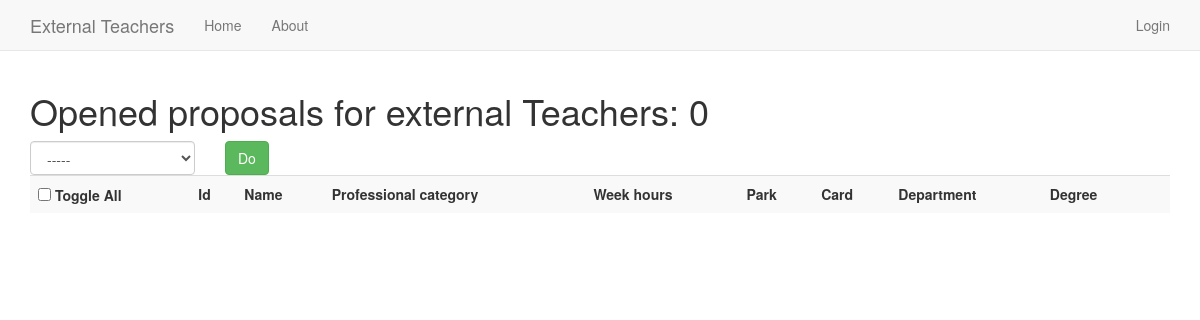
The page /app/sc_opened/ on the database as committed earlier.
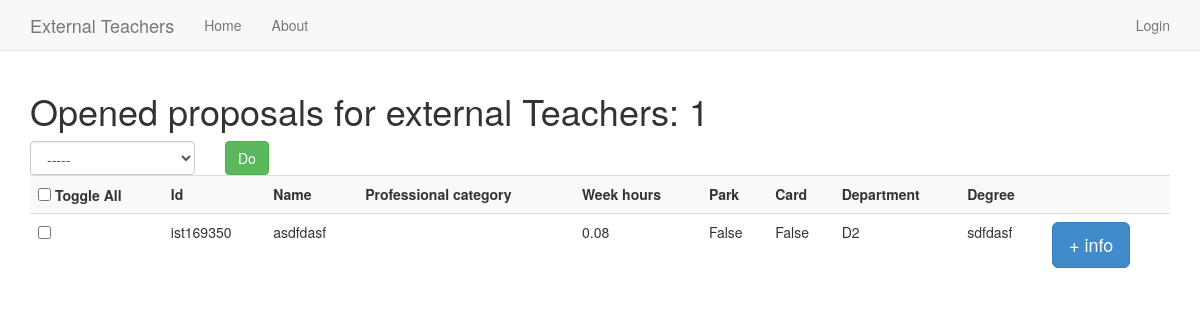
The same page on the database as committed later.
### app/models.py (models this page shows)
class ExternalTeacher(models.Model):
	user = models.ForeignKey(User)
	is_closed = models.BooleanField(default=False)
	close_date = models.DateTimeField('close date', null=True)
	professional_category = models.CharField(max_length=200, blank=False)
	hours_per_week = models.DecimalField(decimal_places=2, max_digits=5)
	park = models.BooleanField(default=False)
	card = models.BooleanField(default=False)
	department = models.CharField(max_length=200)
	name = models.CharField(max_length=200)
	degree = models.CharField(max_length=200)
	course = models.CharField(max_length=200)
	course_manager = models.CharField(max_length=200)
	notes = models.CharField(max_length=200, blank=True)

### app/views.py (the view)
def sc_opened(request):
	external_teachers = ExternalTeacher.objects.filter(is_closed = False)
	saved = False
	close_action = True
	export_action = True
	if request.method == 'POST':
		return process_action(request, external_teachers, close_action, export_action)
	context = {'external_teachers' : external_teachers, 'saved' : saved, 'close_action' : close_action, 'export_action' : export_action}
	return render(request, 'app/sc_opened.html', context)

### app/templates/app/sc_opened.html (shortened to what this page needs)
{% extends "app/base.html" %}
{% block content %}
<h1>Opened proposals for external Teachers: {{ external_teachers.count }}</h1>
{% include "app/external_teachers_list.html" %}
{% endblock %}

### app/templates/app/external_teachers_list.html (shortened to what this page needs)
<form role="form" method="post" action="">
	<div class="row">
		<div class="col-xs-2">
			<select class="form-control" name="action">
				<option>-----</option>
			</select>
		</div>
		<div class="col-xs-4">
			<div class="btn-group">
				<input type="submit" class="btn btn-default btn-success" value="Do">
			</div>
		</div>
	</div>
	<div class="table-responsive">
		<table class="table table-striped">
			<tr>
				<th><input type="checkbox" onClick="toggle(this)" /> Toggle All</th>
				<th>Id</th>
				<th>Name</th>
				<th>Professional category</th>
				<th>Week hours</th>
				<th>Park</th>
				<th>Card</th>
				<th>Department</th>
				<th>Degree</th>
				<th></th>
			</tr>
			{% for external_teacher in external_teachers %}
			<tr>
				<td>
					<div class="input-group">
						<input type="checkbox" name="external_teachers" value="{{ external_teacher.id }}"/>
					</div>
				<td>{{ external_teacher.user.username }}</td>
				<td>{{ external_teacher.name }}</td>
				{% if request.session.is_scientific_council_member %}
				<td>
					<div class="form-group">
						<input type="text" class="form-control" id="" placeholder="">
					</div>
				</td>
				{% else %}
				<td>{{ external_teacher.professional_category }}</td>
				{% endif %}
				<td>{{ external_teacher.hours_per_week|floatformat:2 }}</td>
				{% if request.session.is_scientific_council_member %}
				<td>
					<div class="form-group">
						<input type="checkbox" name="" {% if external_teacher.park %} checked {% endif %}>
						</input>
					</div>
				</td>
				<td>
					<div class="form-group">
						<input type="checkbox" name="" {% if external_teacher.card %} checked {% endif %}>
						</input>
					</div>
				</td>
				{% else %}
				<td>{{ external_teacher.park }}</td>
				<td>{{ external_teacher.card }}</td>
				{% endif %}
				<td>{{ external_teacher.department }}</td>
				<td>{{ external_teacher.degree }}</td>
				<td>
					<button class="btn btn-primary btn-lg" data-toggle="modal" data-target="#modal{{ external_teacher.id }}">
						+ info
					</button>
											</tr>
										</table>
									</div>
								</div>
			{% endfor %}
		</table>
	</div>
</form>

Rows that differ between the two databases and show on the page:
added ExternalTeacher: user.username "ist169350", name "asdfdasf", hours_per_week "0.08", park "False", card "False", department "D2", degree "sdfdasf"
Other text that changed with them:
{{ external_teachers.count }}: "0" → "1"
